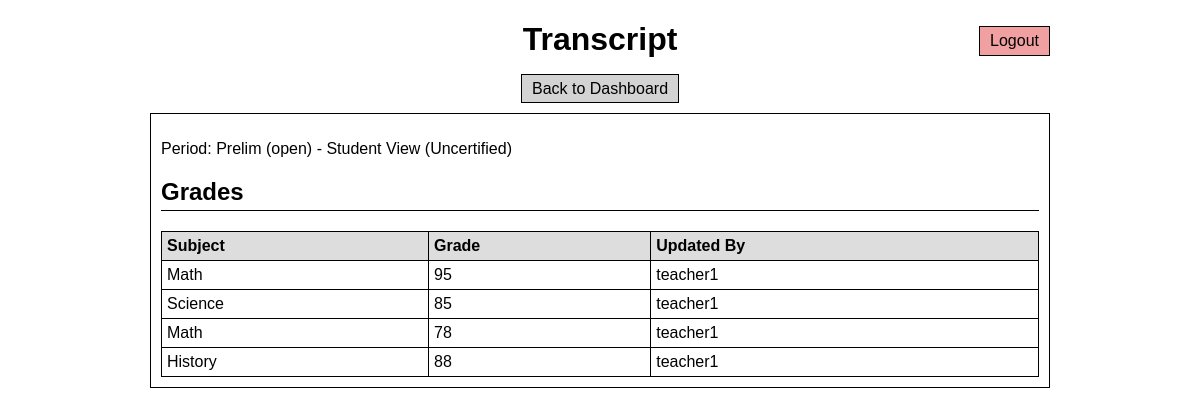
/transcript (signed in), run on the app's committed database.
### tables this page shows
CREATE TABLE grading_periods (
    id INTEGER PRIMARY KEY AUTOINCREMENT,
    name TEXT UNIQUE NOT NULL,
    status TEXT DEFAULT 'open'
);

CREATE TABLE grades (
    id INTEGER PRIMARY KEY AUTOINCREMENT,
    student_id INTEGER NOT NULL,
    subject TEXT NOT NULL,
    grade INTEGER NOT NULL,
    updated_by TEXT NOT NULL,
    FOREIGN KEY (student_id) REFERENCES users(id)
);

### app.py (the view, shortened to what this page needs)
@app.route("/transcript")
def transcript():
    if "username" not in session:
        return redirect("/login")
    user = current_user()
    if not user:
        return redirect("/login")
    try:
        db = get_db()
        period = db.execute("SELECT * FROM grading_periods LIMIT 1").fetchone()
        if user["role"] == "student":
            grades = db.execute(
                "SELECT grades.*, users.username as student_name FROM grades JOIN users ON grades.student_id = users.id WHERE student_id=?",
                (user["id"],),
            ).fetchall()
            return render_template("transcript.html", grades=grades, student_id=user["id"], period=period, certified=False)
        if user["role"] not in ("registrar", "academic_admin", "teacher"):
            return "Unauthorized", 403
        student_id = (request.args.get("student_id", "") or "").strip()
        grades = db.execute("SELECT grades.*, users.username as student_name FROM grades JOIN users ON grades.student_id = users.id").fetchall()
        return render_template("transcript.html", grades=grades, student_id=student_id, period=period, certified=False)
    except Exception as e:
        logging.error(f"transcript failed user={user['username']} err={e}")
        return "An error occurred. Please try again.", 500

### app.py (called while the page is built)
def get_db():
    db = getattr(g, '_database', None)
    if db is None:
        db = g._database = sqlite3.connect(DATABASE)
        db.row_factory = sqlite3.Row
    return db

@app.teardown_appcontext
def close_connection(exception):
    db = getattr(g, '_database', None)
    if db is not None:
        db.close()

def valid_id(s):
    try:
        return int(s) > 0
    except (TypeError, ValueError):
        return False

def current_user():
    uid = session.get("user_id")
    if not uid:
        return None
    try:
        if not valid_id(uid):
            session.clear()
            return None
        db = get_db()
        user = db.execute("SELECT * FROM users WHERE id=?", (int(uid),)).fetchone()
        if not user:
            session.clear()
            return None
        if user["is_locked"]:
            session.clear()
            return None
        if session.get("username") != user["username"] or session.get("role") != user["role"]:
            session.clear()
            return None
        return user
    except Exception as e:
        logging.error(f"current_user failed uid={uid} err={e}")
        return None

### templates/transcript.html (shortened to what this page needs)
<!DOCTYPE html>
<html lang="en">
<head>
    <link rel="stylesheet" href="{{ url_for('static', filename='style.css') }}">
</head>
<body>
    <div class="container">
        <div class="header">
            <h1>Transcript</h1>
            <a href="/dashboard" class="btn-small">Back to Dashboard</a>
            <a href="/logout" class="btn-small logout">Logout</a>
        </div>
        <div class="card">
            {% if certified %}
            <p style="text-align:center; border:1px solid black; padding:8px; background:#eee;">Certified Transcript - Generated by Registrar<br>Period: {{ period['name'] }} ({{ period['status'] }}) | Student ID: {{ student_id }}</p>
            {% else %}
            <p>Period: {{ period['name'] }} ({{ period['status'] }}) {% if not certified %} - Student View (Uncertified) {% endif %}</p>
            {% endif %}
            <h2>Grades</h2>
            <table>
                <thead>
                    <tr><th>Subject</th><th>Grade</th><th>Updated By</th></tr>
                </thead>
                <tbody>
                    {% for g in grades %}
                    <tr><td>{{ g['subject'] }}</td><td>{{ g['grade'] }}</td><td>{{ g['updated_by'] }}</td></tr>
                    {% else %}
                    <tr><td colspan="3">No grades</td></tr>
                    {% endfor %}
                </tbody>
            </table>
        </div>
    </div>
</body>
</html>

### static/style.css (style rules this page uses)
body { font-family: Arial, sans-serif; background: white; color: black; margin: 20px; }
h1 { text-align: center; }
h2 { border-bottom: 1px solid black; padding-bottom: 4px; }
.container { max-width: 900px; margin: auto; }
.card { border: 1px solid black; padding: 10px; margin: 10px 0; background: white; position: relative; }
.header { position: relative; text-align: center; margin-bottom: 15px; }
.header .logout { position: absolute; top: 5px; right: 0; }
button, .btn-small { border: 1px solid black; background: lightgray; padding: 5px 10px; cursor: pointer; text-decoration: none; color: black; width: 100%; box-sizing: border-box; margin-top: 10px; }
.btn-small.logout { background: #f0a0a0; width: auto; padding: 5px 10px; margin: 0; }
table { width: 100%; border-collapse: collapse; margin-top: 10px; }
th, td { border: 1px solid black; padding: 5px; text-align: left; }
th { background: #ddd; }

### data on the page
grading_periods: name "Prelim", status "open"
grades: subject "Math", grade "95", updated_by "teacher1"
grades: subject "Science", grade "85", updated_by "teacher1"
grades: subject "Math", grade "78", updated_by "teacher1"
grades: subject "History", grade "88", updated_by "teacher1"
